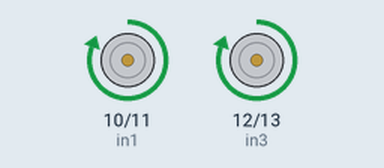
Bench run of a sketch on a simulated Arduino Uno, built with avr-gcc and run on an emulated ATmega328P. On the bench: motor-driver pin pairs drawn as motors (green arrow = first pin HIGH = forward, orange = second pin HIGH = backward, longer = more drive).

Above: at 0.5 s.
Timing chart, 0 to 4.6 s (numbered marks = the images above):
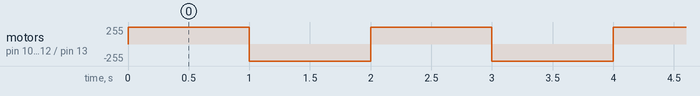

Measured:
- by itself, motor on pin 10 (in1) / pin 11 (in2), motor on pin 12 (in3) / pin 13 (in4): alternates forward 255/255 for 1.0 s and backward 255/255 for 1.0 s

The sketch:

mpapa.ino
```cpp
int in1= 10;
int in2 = 11;
int in3=12;
int in4=13;
void setup() {
  pinMode (in1, OUTPUT);
  pinMode (in2, OUTPUT);
  pinMode (in3, OUTPUT);
  pinMode (in4, OUTPUT);
  digitalWrite (in1, LOW);
  digitalWrite (in2, LOW);
  digitalWrite (in3, LOW);
  digitalWrite (in4, LOW);
}

void loop() {
  digitalWrite (in1, HIGH);
  digitalWrite (in2, LOW);
  digitalWrite (in3, HIGH);
  digitalWrite (in4, LOW);
  delay(1000);
    digitalWrite (in1, LOW);
  digitalWrite (in2, HIGH);
  digitalWrite (in3, LOW);
  digitalWrite (in4, HIGH);
  delay(1000);

}
```
